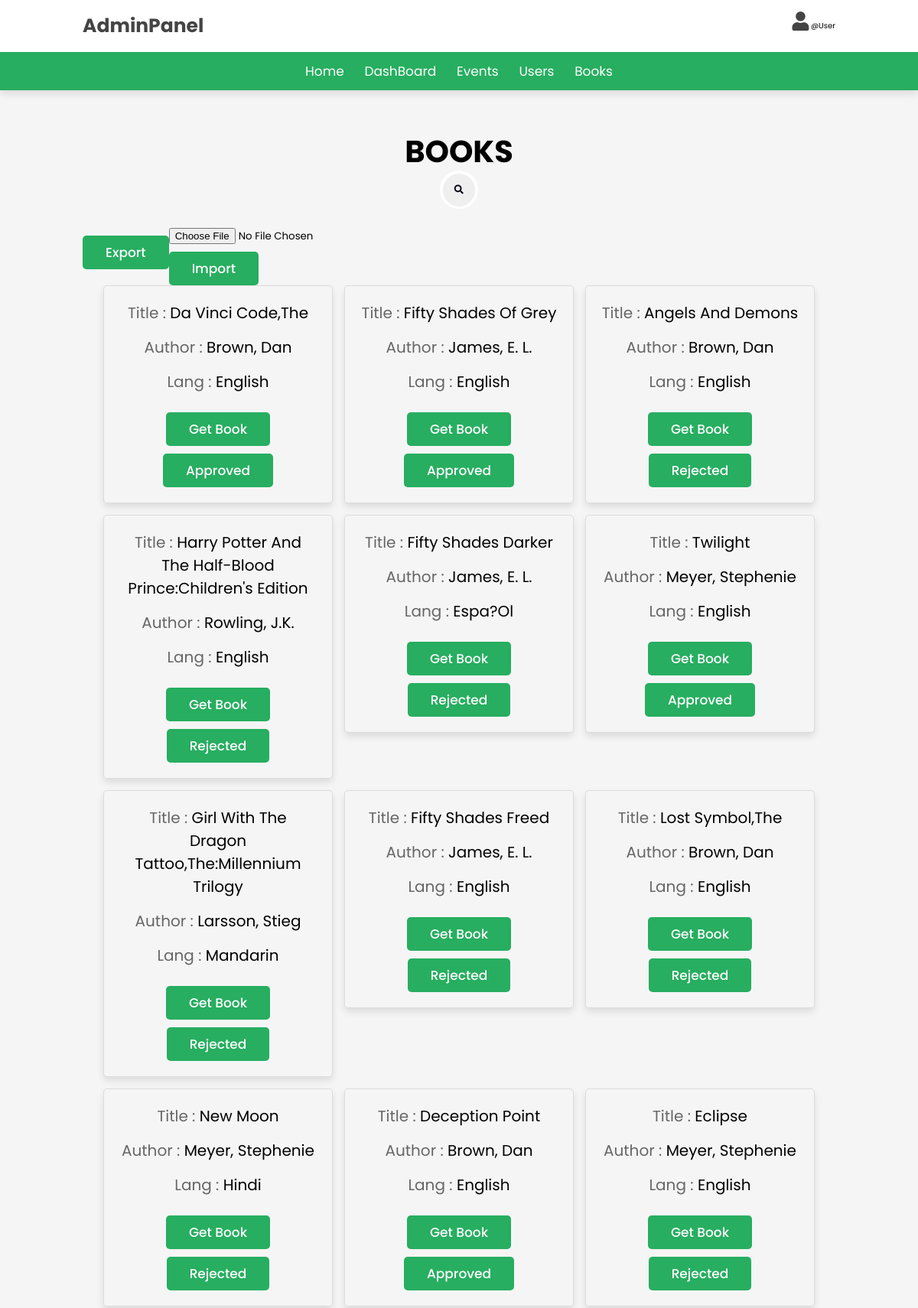
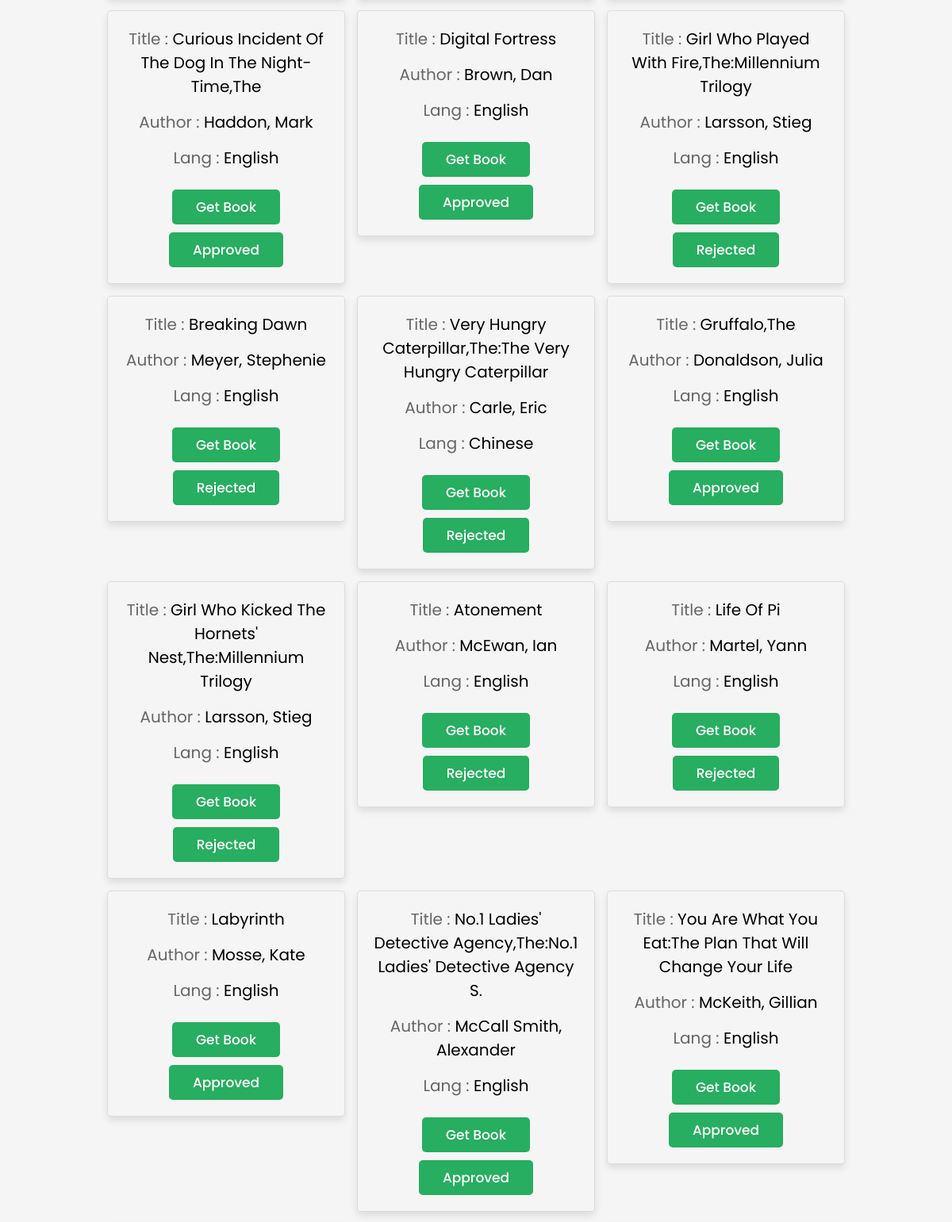
The app's page /admin/admin_books.php (upper part) with its own data (2 pictures, top to bottom).
### tables this page shows
CREATE TABLE `books` (
  `BookID` int(11) NOT NULL,
  `Downloads` varchar(11) NOT NULL DEFAULT '0',
  `Author` varchar(50) DEFAULT NULL,
  `Title` varchar(100) NOT NULL,
  `Year` varchar(100) NOT NULL,
  `Genre` mediumtext NOT NULL,
  `Description` longtext NOT NULL,
  `Publisher` varchar(80) NOT NULL,
  `Language` varchar(50) NOT NULL,
  `Cover` varchar(100) NOT NULL,
  `Uploaded_On` datetime NOT NULL DEFAULT current_timestamp(),
  `UserID` int(11) NOT NULL,
  `Price` int(11) NOT NULL,
  `Likes` mediumint(9) NOT NULL DEFAULT 0,
  `Dislikes` mediumint(9) NOT NULL DEFAULT 0,
  `Book` varchar(255) NOT NULL,
  `Status` varchar(10) NOT NULL DEFAULT 'pending',
  `ID` int(11) NOT NULL,
  `ApporvedBy` int(11) NOT NULL
);

### admin/search.php (called while the page is built, shortened)
<?php
    $user = $_GET['user'] ?? '';
    $event = $_GET['event'] ?? '';
    $book = $_GET['book'] ?? '';
    if($event){
        $select_events = mysqli_query($db, "SELECT * FROM event WHERE NAME LIKE '%$event%' order by NAME ASC") or die("query failed");
    }
    else if($user){
        $select_users = mysqli_query($db, "SELECT * FROM user WHERE UserName LIKE '%$user%' order by UserName ASC") or die("query failed");
    }
    else if($book){
        $select_books = mysqli_query($db, "SELECT * FROM books WHERE (Title LIKE '%$book%') OR  (Genre LIKE '%$book%') OR (Author LIKE '%$book%') OR (Language LIKE '%$book%')
         order by Title ASC") or die("query failed");
    }
    else{
        $select_books = mysqli_query($db, "SELECT * FROM books") or die("query failed");
    }

### admin/admin_books.php (the view, shortened to what this page needs)
<?php
include '../config/dbconfig.php';
include '../inc/admin-nav.php';
?>
<!DOCTYPE html>
<html lang="en">
<head>
   <link rel="stylesheet" href="https://cdnjs.cloudflare.com/ajax/libs/font-awesome/6.0.0/css/all.min.css">
   <link rel="stylesheet" href="../css/admin_style.css">
   <link rel="stylesheet" href="../css/style.css">
   <link rel="stylesheet" href="https://cdnjs.cloudflare.com/ajax/libs/font-awesome/5.15.3/css/all.min.css">
</head>
<body>
<section class="users">
   <h1 class="title" style="color:black"> Books </h1>
<form action="" class="search-form" method="GET">
          <button type=submit class="fa fa-search"></button>
</form>
<div class="export_import">
   <form action="" method="post">
   <button class=btn type="submit" name="export_book">Export</button>
   </form>
   <?php
      include "import books.php";
   ?>
</div>
   <div class="box-container">
      <?php
        include "search.php";
         while($fetch_books = mysqli_fetch_assoc($select_books)){
      ?>
      <div class="box">
         <p> Title : <a href="../public/Desc.php?bookid=<?php ECHO $fetch_books['BookID'];  ?>"><span  style="color:black"><?php echo $fetch_books['Title']; ?></span></a> </p>
         <p> Author : <span  style="color:black">   <?php echo $fetch_books['Author']; ?></span> </p>
         <p> Lang : <span style="color:black"><?php echo $fetch_books['Language']; ?></span> </p>
         <a href="<?php echo $fetch_books["Book"]?>" class="btn">Get Book</a>
         <a href="admin_books.php?delete=<?php echo $fetch_books['BookID']; ?>" onclick="return confirm('Make Changes to <?php echo $fetch_books['Title']; ?>')" class="btn"><?php echo $fetch_books['Status']; ?></a>
      </div>
      <?php
         };
      ?>
   </div>
</section>
<?php
include '../inc/footer.php';
?>
</body>
</html>

### css/style.css (style rules this page uses)
:root { --green: #27ae60; --dark-color: #219150; --black: #444; --light-color: #666; --border: 0.1rem solid rgba(0, 0, 0, 0.1); --border-hover: 0.1rem solid var(--black); --box-shadow: 0 0.5rem 1rem rgba(0, 0, 0, 0.1); }
* { font-family: "Poppins", sans-serif; margin: 0; padding: 0; box-sizing: border-box; outline: none; border: none; text-decoration: none; text-transform: capitalize; transition: all 0.2s linear; transition: width none; }
html { font-size: 62.5%; overflow-x: hidden; scroll-padding-top: 5rem; scroll-behavior: smooth; }
section { padding: 5rem 9%; }
.btn { margin-top: 1rem; display: inline-block; padding: 0.9rem 3rem; border-radius: 0.5rem; color: #fff; background: var(--green); font-size: 1.7rem; cursor: pointer; font-weight: 500; }

### css/admin_style.css (style rules this page uses)
:root { --purple:#27ae60; --green: #27ae60; --red:#c0392b; --orange:#f39c12; --black:#333; --white:#f5f5f5; --light-color:#665; --light-white:#ccc; --light-bg:#f5f5f5; --border:.1rem solid var(--black); --box-shadow:0 .5rem 1rem rgba(5,0,0,.1); }
* { font-family: 'Rubik', sans-serif; margin:0; padding:0; box-sizing: border-box; outline: none; border:none; text-decoration: none; transition:all .2s linear; }
html { font-size: 62.5%; overflow-x: hidden; }
body { background-color: var(--light-bg); }
section { padding:3rem 2rem; }
.title { text-align: center; margin-bottom: 2rem; text-transform: uppercase; color:var(--white); font-size: 4rem; }
.export_import { display:grid; }
.btn, .option-btn, .delete-btn, .white-btn { display: inline-block; margin-top: 1rem; padding:1rem 3rem; cursor: pointer; color:var(--white); font-size: 1.8rem; border-radius: .5rem; text-transform: capitalize; }
.white-btn, .btn { background-color: var(--purple); }
.users .box-container { display: grid; grid-template-columns: repeat(auto-fit, 30rem); justify-content: center; gap:1.5rem; max-width: 1200px; margin:0 auto; align-items: flex-start; }
.users .box-container .box { background-color: var(--white); padding:2rem; border:var(--border); box-shadow: var(--box-shadow); border-radius: .5rem; text-align: center; }
.users .box-container .box p { padding-bottom: 1.5rem; font-size: 2rem; color:var(--light-color); }
.users .box-container .box p span { color:var(--white); }

### css/footer.css (style rules this page uses)
.box-container { display: flex; }

### admin/admin_books.php (style rules this page uses)
.export_import { display:flex; }
.search-form { position: relative; top: 50%; left: 50%; transform: translate(-50%,-50%); transition: all 1s; width: 50px; height: 50px; background: white; box-sizing: border-box; border-radius: 25px; border: 4px solid white; padding: 5px; }
.fa { box-sizing: border-box; padding: 10px; width: 42.5px; height: 42.5px; position: absolute; top: 0; right: 0; border-radius: 50%; color: #07051a; text-align: center; font-size: 1.2em; transition: all 1s; }

### records on screen
books: Title "Da Vinci Code,The", Author "Brown, Dan", Language "English", Status "Approved"
books: Title "Fifty Shades Of Grey", Author "James, E. L.", Language "English", Status "Approved"
books: Title "Angels And Demons", Author "Brown, Dan", Language "English", Status "Rejected"
books: Title "Harry Potter And The Half-Blood Prince:Children's Edition", Author "Rowling, J.K.", Language "English", Status "Rejected"
books: Title "Fifty Shades Darker", Author "James, E. L.", Language "Espa?ol", Status "Rejected"
books: Title "Twilight", Author "Meyer, Stephenie", Language "English", Status "Approved"
books: Title "Girl With The Dragon Tattoo,The:Millennium Trilogy", Author "Larsson, Stieg", Language "Mandarin", Status "Rejected"
books: Title "Fifty Shades Freed", Author "James, E. L.", Language "English", Status "Rejected"
books: Title "Lost Symbol,The", Author "Brown, Dan", Language "English", Status "Rejected"
books: Title "New Moon", Author "Meyer, Stephenie", Language "Hindi", Status "Rejected"
books: Title "Deception Point", Author "Brown, Dan", Language "English", Status "Approved"
books: Title "Eclipse", Author "Meyer, Stephenie", Language "English", Status "Rejected"
books: Title "Curious Incident Of The Dog In The Night-Time,The", Author "Haddon, Mark", Language "English", Status "Approved"
books: Title "Digital Fortress", Author "Brown, Dan", Language "English", Status "Approved"
books: Title "Girl Who Played With Fire,The:Millennium Trilogy", Author "Larsson, Stieg", Language "English", Status "Rejected"
books: Title "Breaking Dawn", Author "Meyer, Stephenie", Language "English", Status "Rejected"
books: Title "Very Hungry Caterpillar,The:The Very Hungry Caterpillar", Author "Carle, Eric", Language "Chinese", Status "Rejected"
books: Title "Gruffalo,The", Author "Donaldson, Julia", Language "English", Status "Approved"
books: Title "Girl Who Kicked The Hornets' Nest,The:Millennium Trilogy", Author "Larsson, Stieg", Language "English", Status "Rejected"
books: Title "Atonement", Author "McEwan, Ian", Language "English", Status "Rejected"
books: Title "Life Of Pi", Author "Martel, Yann", Language "English", Status "Rejected"
books: Title "Labyrinth", Author "Mosse, Kate", Language "English", Status "Approved"
books: Title "No.1 Ladies' Detective Agency,The:No.1 Ladies' Detective Agency S.", Author "McCall Smith, Alexander", Language "English", Status "Approved"
books: Title "You Are What You Eat:The Plan That Will Change Your Life", Author "McKeith, Gillian", Language "English", Status "Approved"
